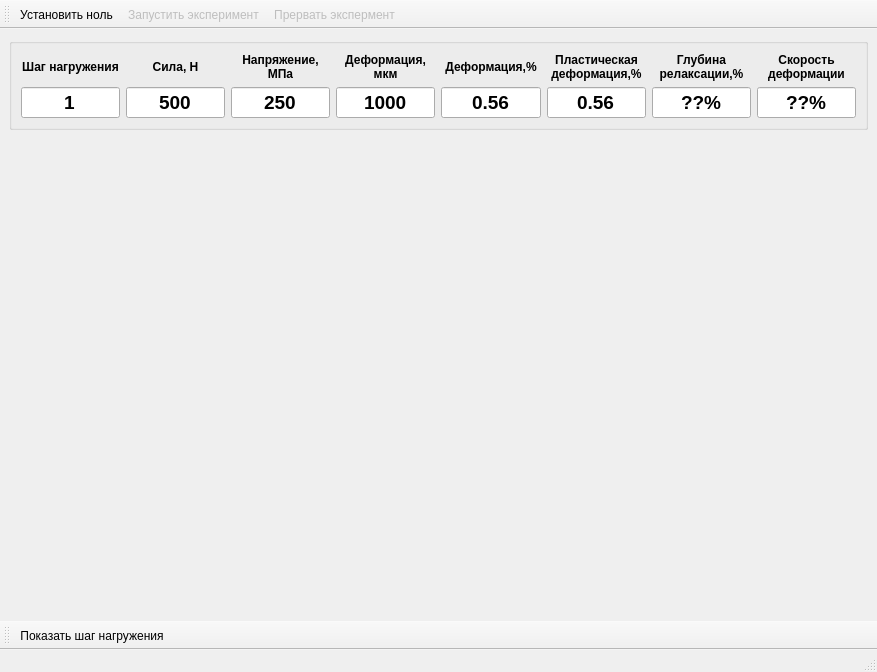
<ui version="4.0" >
 <class>MainWindow</class>
 <widget class="QMainWindow" name="MainWindow" >
  <property name="geometry" >
   <rect>
    <x>0</x>
    <y>0</y>
    <width>877</width>
    <height>672</height>
   </rect>
  </property>
  <property name="windowTitle" >
   <string>MainWindow</string>
  </property>
  <widget class="QWidget" name="centralwidget" >
   <layout class="QGridLayout" name="gridLayout_2" >
    <item row="0" column="0" >
     <widget class="QGroupBox" name="groupBox_2" >
      <property name="sizePolicy" >
       <sizepolicy vsizetype="Preferred" hsizetype="Preferred" >
        <horstretch>0</horstretch>
        <verstretch>0</verstretch>
       </sizepolicy>
      </property>
      <property name="title" >
       <string/>
      </property>
      <layout class="QGridLayout" name="gridLayout" >
       <item row="0" column="0" >
        <widget class="QLabel" name="label_9" >
         <property name="text" >
          <string>&lt;b> Шаг нагружения</string>
         </property>
         <property name="alignment" >
          <set>Qt::AlignCenter</set>
         </property>
         <property name="wordWrap" >
          <bool>true</bool>
         </property>
        </widget>
       </item>
       <item row="0" column="1" >
        <widget class="QLabel" name="label_2" >
         <property name="text" >
          <string>&lt;b>Сила, Н</string>
         </property>
         <property name="alignment" >
          <set>Qt::AlignCenter</set>
         </property>
         <property name="wordWrap" >
          <bool>true</bool>
         </property>
        </widget>
       </item>
       <item row="0" column="2" >
        <widget class="QLabel" name="label_3" >
         <property name="text" >
          <string>&lt;b>Напряжение, МПа</string>
         </property>
         <property name="alignment" >
          <set>Qt::AlignCenter</set>
         </property>
         <property name="wordWrap" >
          <bool>true</bool>
         </property>
        </widget>
       </item>
       <item row="0" column="3" >
        <widget class="QLabel" name="label_6" >
         <property name="text" >
          <string>&lt;b>Деформация, мкм</string>
         </property>
         <property name="alignment" >
          <set>Qt::AlignCenter</set>
         </property>
         <property name="wordWrap" >
          <bool>true</bool>
         </property>
        </widget>
       </item>
       <item row="0" column="4" >
        <widget class="QLabel" name="label_7" >
         <property name="text" >
          <string>&lt;b>Деформация,%</string>
         </property>
         <property name="alignment" >
          <set>Qt::AlignCenter</set>
         </property>
         <property name="wordWrap" >
          <bool>true</bool>
         </property>
        </widget>
       </item>
       <item row="0" column="5" >
        <widget class="QLabel" name="label_11" >
         <property name="text" >
          <string>&lt;b>Пластическая деформация,%</string>
         </property>
         <property name="alignment" >
          <set>Qt::AlignCenter</set>
         </property>
         <property name="wordWrap" >
          <bool>true</bool>
         </property>
        </widget>
       </item>
       <item row="0" column="6" >
        <widget class="QLabel" name="label_8" >
         <property name="sizePolicy" >
          <sizepolicy vsizetype="Maximum" hsizetype="Preferred" >
           <horstretch>0</horstretch>
           <verstretch>0</verstretch>
          </sizepolicy>
         </property>
         <property name="text" >
          <string>&lt;b>Глубина релаксации,%</string>
         </property>
         <property name="alignment" >
          <set>Qt::AlignCenter</set>
         </property>
         <property name="wordWrap" >
          <bool>true</bool>
         </property>
        </widget>
       </item>
       <item row="0" column="7" >
        <widget class="QLabel" name="label_10" >
         <property name="sizePolicy" >
          <sizepolicy vsizetype="Maximum" hsizetype="Preferred" >
           <horstretch>0</horstretch>
           <verstretch>0</verstretch>
          </sizepolicy>
         </property>
         <property name="text" >
          <string>&lt;b>Скорость деформации</string>
         </property>
         <property name="alignment" >
          <set>Qt::AlignCenter</set>
         </property>
         <property name="wordWrap" >
          <bool>true</bool>
         </property>
        </widget>
       </item>
       <item row="1" column="0" >
        <widget class="QLineEdit" name="leLoadingStep" >
         <property name="font" >
          <font>
           <pointsize>14</pointsize>
           <weight>75</weight>
           <bold>true</bold>
          </font>
         </property>
         <property name="text" >
          <string>1</string>
         </property>
         <property name="maxLength" >
          <number>32</number>
         </property>
         <property name="alignment" >
          <set>Qt::AlignCenter</set>
         </property>
         <property name="readOnly" >
          <bool>true</bool>
         </property>
        </widget>
       </item>
       <item row="1" column="1" >
        <widget class="QLineEdit" name="leForce" >
         <property name="font" >
          <font>
           <pointsize>14</pointsize>
           <weight>75</weight>
           <bold>true</bold>
          </font>
         </property>
         <property name="text" >
          <string>500</string>
         </property>
         <property name="alignment" >
          <set>Qt::AlignCenter</set>
         </property>
         <property name="readOnly" >
          <bool>true</bool>
         </property>
        </widget>
       </item>
       <item row="1" column="2" >
        <widget class="QLineEdit" name="leStress" >
         <property name="font" >
          <font>
           <pointsize>14</pointsize>
           <weight>75</weight>
           <bold>true</bold>
          </font>
         </property>
         <property name="text" >
          <string>250</string>
         </property>
         <property name="alignment" >
          <set>Qt::AlignCenter</set>
         </property>
         <property name="readOnly" >
          <bool>true</bool>
         </property>
        </widget>
       </item>
       <item row="1" column="3" >
        <widget class="QLineEdit" name="leDeformation" >
         <property name="font" >
          <font>
           <pointsize>14</pointsize>
           <weight>75</weight>
           <bold>true</bold>
          </font>
         </property>
         <property name="text" >
          <string>1000</string>
         </property>
         <property name="alignment" >
          <set>Qt::AlignCenter</set>
         </property>
         <property name="readOnly" >
          <bool>true</bool>
         </property>
        </widget>
       </item>
       <item row="1" column="4" >
        <widget class="QLineEdit" name="leDeformationInPercent" >
         <property name="font" >
          <font>
           <pointsize>14</pointsize>
           <weight>75</weight>
           <bold>true</bold>
          </font>
         </property>
         <property name="text" >
          <string>0.56</string>
         </property>
         <property name="alignment" >
          <set>Qt::AlignCenter</set>
         </property>
         <property name="readOnly" >
          <bool>true</bool>
         </property>
        </widget>
       </item>
       <item row="1" column="5" >
        <widget class="QLineEdit" name="lePlasticDeformationInPercent" >
         <property name="font" >
          <font>
           <pointsize>14</pointsize>
           <weight>75</weight>
           <bold>true</bold>
          </font>
         </property>
         <property name="text" >
          <string>0.56</string>
         </property>
         <property name="alignment" >
          <set>Qt::AlignCenter</set>
         </property>
         <property name="readOnly" >
          <bool>true</bool>
         </property>
        </widget>
       </item>
       <item row="1" column="6" >
        <widget class="QLineEdit" name="leRelaxation" >
         <property name="font" >
          <font>
           <pointsize>14</pointsize>
           <weight>75</weight>
           <bold>true</bold>
          </font>
         </property>
         <property name="text" >
          <string>??%</string>
         </property>
         <property name="alignment" >
          <set>Qt::AlignCenter</set>
         </property>
         <property name="readOnly" >
          <bool>true</bool>
         </property>
        </widget>
       </item>
       <item row="1" column="7" >
        <widget class="QLineEdit" name="leDeformationSpeed" >
         <property name="font" >
          <font>
           <pointsize>14</pointsize>
           <weight>75</weight>
           <bold>true</bold>
          </font>
         </property>
         <property name="text" >
          <string>??%</string>
         </property>
         <property name="alignment" >
          <set>Qt::AlignCenter</set>
         </property>
         <property name="readOnly" >
          <bool>true</bool>
         </property>
        </widget>
       </item>
      </layout>
     </widget>
    </item>
    <item row="1" column="0" >
     <widget class="QwtPlot" name="qwtpData" >
      <property name="sizePolicy" >
       <sizepolicy vsizetype="Expanding" hsizetype="MinimumExpanding" >
        <horstretch>0</horstretch>
        <verstretch>0</verstretch>
       </sizepolicy>
      </property>
     </widget>
    </item>
   </layout>
  </widget>
  <widget class="QStatusBar" name="statusbar" />
  <widget class="QToolBar" name="toolBar" >
   <property name="windowTitle" >
    <string>toolBar</string>
   </property>
   <property name="toolButtonStyle" >
    <enum>Qt::ToolButtonTextOnly</enum>
   </property>
   <attribute name="toolBarArea" >
    <enum>TopToolBarArea</enum>
   </attribute>
   <attribute name="toolBarBreak" >
    <bool>false</bool>
   </attribute>
   <addaction name="actionSetZero" />
   <addaction name="actionRunExperiment" />
   <addaction name="actionStop" />
  </widget>
  <widget class="QToolBar" name="toolBar_2" >
   <property name="windowTitle" >
    <string>toolBar_2</string>
   </property>
   <attribute name="toolBarArea" >
    <enum>BottomToolBarArea</enum>
   </attribute>
   <attribute name="toolBarBreak" >
    <bool>false</bool>
   </attribute>
   <addaction name="actionShowStep" />
  </widget>
  <action name="actionStop" >
   <property name="enabled" >
    <bool>false</bool>
   </property>
   <property name="text" >
    <string>Прервать экспермент</string>
   </property>
  </action>
  <action name="actionSetZero" >
   <property name="text" >
    <string>Установить ноль</string>
   </property>
  </action>
  <action name="actionRunExperiment" >
   <property name="enabled" >
    <bool>false</bool>
   </property>
   <property name="text" >
    <string>Запустить эксперимент</string>
   </property>
  </action>
  <action name="actionShowStep" >
   <property name="text" >
    <string>Показать шаг нагружения</string>
   </property>
  </action>
 </widget>
 <customwidgets>
  <customwidget>
   <class>QwtPlot</class>
   <extends>QFrame</extends>
   <header>qwt_plot.h</header>
  </customwidget>
 </customwidgets>
 <resources/>
 <connections>
  <connection>
   <sender>actionSetZero</sender>
   <signal>triggered(bool)</signal>
   <receiver>actionRunExperiment</receiver>
   <slot>setDisabled(bool)</slot>
   <hints>
    <hint type="sourcelabel" >
     <x>-1</x>
     <y>-1</y>
    </hint>
    <hint type="destinationlabel" >
     <x>-1</x>
     <y>-1</y>
    </hint>
   </hints>
  </connection>
  <connection>
   <sender>actionRunExperiment</sender>
   <signal>triggered(bool)</signal>
   <receiver>actionStop</receiver>
   <slot>setDisabled(bool)</slot>
   <hints>
    <hint type="sourcelabel" >
     <x>-1</x>
     <y>-1</y>
    </hint>
    <hint type="destinationlabel" >
     <x>-1</x>
     <y>-1</y>
    </hint>
   </hints>
  </connection>
  <connection>
   <sender>actionRunExperiment</sender>
   <signal>triggered(bool)</signal>
   <receiver>actionRunExperiment</receiver>
   <slot>setEnabled(bool)</slot>
   <hints>
    <hint type="sourcelabel" >
     <x>-1</x>
     <y>-1</y>
    </hint>
    <hint type="destinationlabel" >
     <x>-1</x>
     <y>-1</y>
    </hint>
   </hints>
  </connection>
  <connection>
   <sender>actionRunExperiment</sender>
   <signal>triggered(bool)</signal>
   <receiver>actionSetZero</receiver>
   <slot>setEnabled(bool)</slot>
   <hints>
    <hint type="sourcelabel" >
     <x>-1</x>
     <y>-1</y>
    </hint>
    <hint type="destinationlabel" >
     <x>-1</x>
     <y>-1</y>
    </hint>
   </hints>
  </connection>
 </connections>
</ui>
